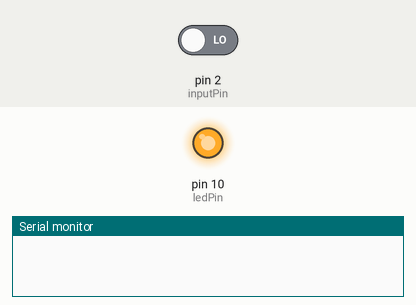
Simulated run of this sketch. Board: SparkFun Pro Micro, built with avr-gcc and run on an emulated ATmega32U4. On the bench: output pins drawn as LEDs (lit = HIGH), the last lines printed to the serial monitor. The test bench sets the inputs (shaded band); at power-on: pin 2 (inputPin) LOW.

Above: at 1.2 s.
1.3 s: pin 2 (inputPin) driven HIGH
At 1.9 s:
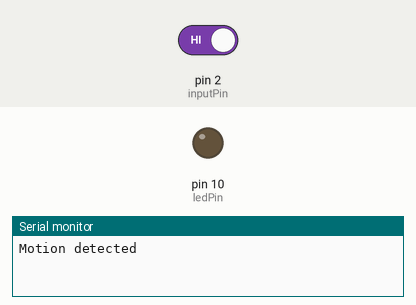
2.8 s: pin 2 (inputPin) driven LOW
At 3.1 s:
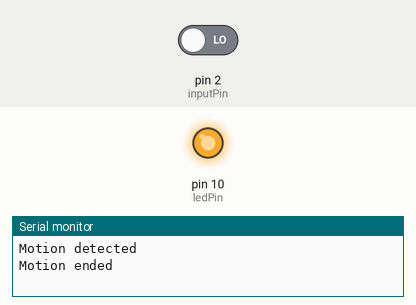
Timing chart, 0 to 5.8 s (numbered marks = the images above; inputs shaded):
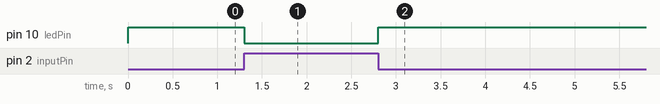

The sketch:

PIR_sensor_test.ino
```cpp
/* TEST PIR SENSOR - Arduino Pro Micro

 PINS CONNECTION:
 --------------------------------
 PIR SENSOR     Arduino Pro Micro
 --------------------------------
 Vcc        ->  Vcc
 GND        ->  GND
 OUT        ->  2
 --------------------------------
 LED        ->  10

 Instead the PIR sensor you can connect a button!
 */

int ledPin = 10;                // choose the Arduino pin 10 for the LED
int inputPin = 2;               // choose the input pin (for PIR sensor)
int pirState = LOW;             // we start, assuming no motion detected
int val = 0;                    // variable for reading the pin status

void setup() {
  pinMode(ledPin, OUTPUT);      // declare LED as output
  pinMode(inputPin, INPUT);     // declare sensor as input

  Serial.begin(9600);
}

void loop(){
  val = digitalRead(inputPin);  // read input value
  if (val == HIGH) {            // check if the input is HIGH
    digitalWrite(ledPin, LOW);  // turn LED ON
    if (pirState == LOW) {
      // we have just turned on
      Serial.println("Motion detected");
      // We only want to print on the output change, not state
      pirState = HIGH;
    }
  } else {
    digitalWrite(ledPin, HIGH); // turn LED OFF
    if (pirState == HIGH){
      // we have just turned of
      Serial.println("Motion ended");
      // We only want to print on the output change, not state
      pirState = LOW;
    }
  }
}// void loop()
```

Measured:
- after the input at 1.3 s, pin 10 (ledPin): HIGH → LOW at once
- after the input at 2.8 s, pin 10 (ledPin): LOW → HIGH at once
